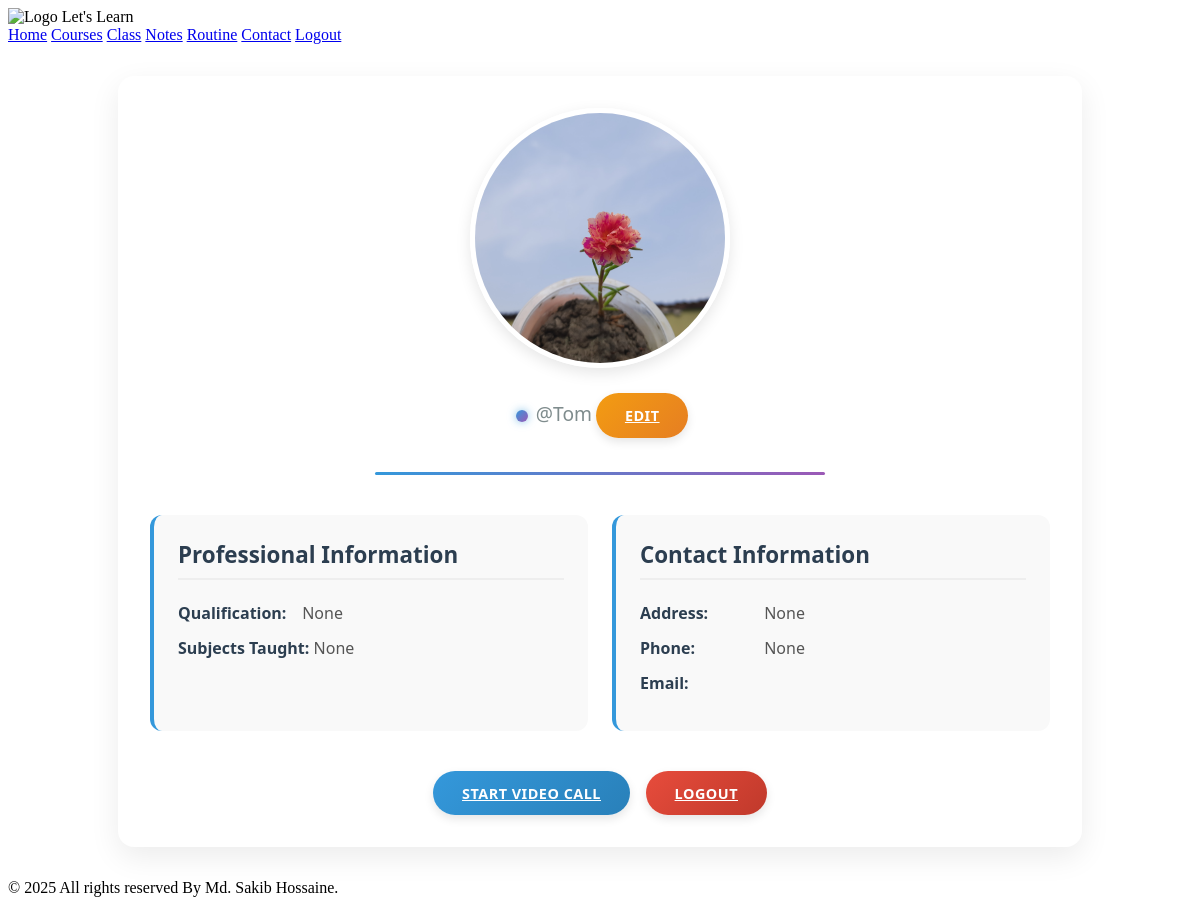
Screenshot of /teacher-profile/ (signed in) with the database file from the repository.
### users/models.py (models this page shows, shortened)
class CustomUser(AbstractBaseUser, PermissionsMixin):
    USER_TYPE_CHOICES = (
        ('student', 'Student'),
        ('teacher', 'Teacher'),
    )
    profile_picture = models.ImageField(upload_to='profile_pics/', blank=True, null=True)
    email = models.EmailField(unique=True)
    username = models.CharField(max_length=150)
    user_type = models.CharField(max_length=10, choices=USER_TYPE_CHOICES)
    is_active = models.BooleanField(default=True)
    is_staff = models.BooleanField(default=False)
    class_name = models.CharField(max_length=100, blank=True, null=True)
    school_name = models.CharField(max_length=255, blank=True, null=True)
    address = models.CharField(max_length=255, blank=True, null=True)
    parent_phone = models.CharField(max_length=20, blank=True, null=True)
    qualification = models.CharField(max_length=255, blank=True, null=True)
    subjects_taught = models.CharField(max_length=255, blank=True, null=True)
    phone_number = models.CharField(max_length=20, blank=True, null=True)
    objects = CustomUserManager()
    USERNAME_FIELD = 'email'
    REQUIRED_FIELDS = ['username', 'user_type']

### users/views.py (the view)
# urls.py: path('teacher-profile/', views.teacher_profile, name='teacher_profile'),
@login_required
def teacher_profile(request):
    teacher = request.user
    return render(request, 'users/teacherProfile.html', {'teacher': teacher})

### templates/users/teacherProfile.html (shortened to what this page needs)
{% extends 'base.html' %}
{% load static %}
{% block content %}
<div class="profile-container">
    <div class="profile-header">
        <div class="profile-image">
            {% if teacher.profile_picture %}
                <img src="{{ teacher.profile_picture.url }}" alt="{{ teacher.user.username }}">
            {% else %}
                <div class="no-image">No Image</div>
            {% endif %}
        </div>
        <p class="username">@{{ teacher.username }}</p>
        <a href="{% url 'users:edit_teacher_profile' %}" class="btn btn-warning btn-sm" style="margin-top:10px;">Edit</a>
    </div>
    <div class="profile-details">
        <div class="detail-card">
            <h3>Professional Information</h3>
            <p><strong>Qualification:</strong> {{ teacher.qualification }}</p>
            <p><strong>Subjects Taught:</strong> {{ teacher.subjects_taught }}</p>
        </div>
        <div class="detail-card">
            <h3>Contact Information</h3>
            <p><strong>Address:</strong> {{ teacher.address }}</p>
            <p><strong>Phone:</strong> {{ teacher.phone_number }}</p>
            <p><strong>Email:</strong> {{ teacher.user.email }}</p>
        </div>
    </div>
    <div class="action-buttons">
        <a href="{% url 'users:teacher_class_call' %}" class="btn btn-primary">Start Video Call</a>
        <a href="{% url 'users:logout' %}" class="btn btn-danger">Logout</a>
    </div>
</div>
{% endblock %}

### templates/users/teacherProfile.html (style rules this page uses)
.profile-container { max-width: 900px; margin: 2rem auto; padding: 2rem; background: #ffffff; border-radius: 16px; box-shadow: 0 10px 30px rgba(0, 0, 0, 0.08); font-family: 'Segoe UI', Tahoma, Geneva, Verdana, sans-serif; }
.profile-header { text-align: center; margin-bottom: 2.5rem; position: relative; padding-bottom: 1.5rem; }
.profile-header::after { content: ""; position: absolute; bottom: 0; left: 25%; right: 25%; height: 3px; background: linear-gradient(90deg, #3498db, #9b59b6); border-radius: 3px; }
.username { font-size: 1.2rem; color: #7f8c8d; margin: 0.5rem 0 1.5rem; font-weight: 400; position: relative; display: inline-block; }
.username::before { content: ""; display: inline-block; width: 12px; height: 12px; background: linear-gradient(135deg, #3498db, #9b59b6); border-radius: 50%; margin-right: 8px; vertical-align: middle; box-shadow: 0 0 8px rgba(52, 152, 219, 0.6); }
.profile-image { width: 250px; height: 250px; margin: 0 auto 1.5rem; position: relative; border-radius: 50%; overflow: hidden; border: 5px solid #fff; box-shadow: 0 5px 15px rgba(0, 0, 0, 0.1); transition: transform 0.3s ease, box-shadow 0.3s ease; }
.profile-image img { width: 100%; height: 100%; object-fit: cover; }
.profile-details { display: grid; grid-template-columns: repeat(auto-fit, minmax(300px, 1fr)); gap: 1.5rem; margin: 2rem 0; }
.detail-card { background: #f9f9f9; padding: 1.5rem; border-radius: 12px; transition: all 0.3s ease; border-left: 4px solid #3498db; }
.detail-card h3 { margin-top: 0; color: #2c3e50; font-size: 1.4rem; padding-bottom: 0.5rem; border-bottom: 2px solid #eee; }
.detail-card p { margin: 0.8rem 0; color: #555; font-size: 1rem; }
.detail-card strong { color: #2c3e50; font-weight: 600; min-width: 120px; display: inline-block; }
.action-buttons { display: flex; justify-content: center; margin-top: 2.5rem; gap: 1rem; }
.btn { padding: 0.8rem 1.8rem; border-radius: 50px; font-weight: 600; text-transform: uppercase; letter-spacing: 0.5px; transition: all 0.3s ease; border: none; cursor: pointer; font-size: 0.9rem; box-shadow: 0 4px 10px rgba(0, 0, 0, 0.1); }
.btn-primary { background: linear-gradient(135deg, #3498db, #2980b9); color: white; }
.btn-warning { background: linear-gradient(135deg, #f39c12, #e67e22); color: white; }
.btn-danger { background: linear-gradient(135deg, #e74c3c, #c0392b); color: white; }

### rows the page displays
CustomUser: profile_picture (picture), username "Tom", qualification "None", subjects_taught "None", address "None", phone_number "None"
